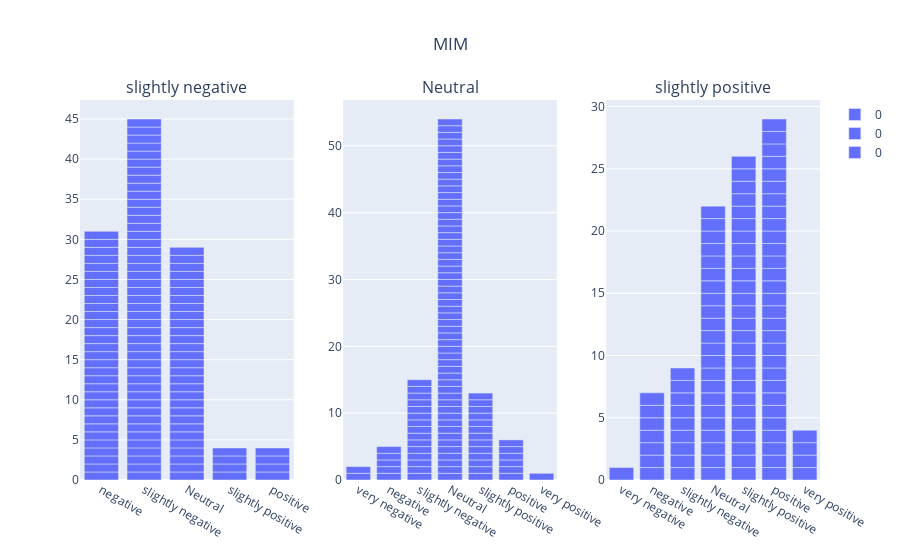

This figure's notebook cell:
### Code cell
fig3 = px.bar(df3)
fig4 = px.bar(df4)
fig5 = px.bar(df5)

fig3_traces = []
fig4_traces = []
fig5_traces = []

for trace in range(len(fig3["data"])):
    fig3_traces.append(fig3["data"][trace])
for trace in range(len(fig4["data"])):
    fig4_traces.append(fig4["data"][trace])
for trace in range(len(fig5["data"])):
    fig5_traces.append(fig5["data"][trace])

this_figure = sp.make_subplots(rows=1, cols=3, subplot_titles=("slightly negative", "Neutral", "slightly positive"))
for traces in fig3_traces:
    this_figure.append_trace(traces, row=1, col=1)
for traces in fig4_traces:
    this_figure.append_trace(traces, row=1, col=2)
for traces in fig5_traces:
    this_figure.append_trace(traces, row=1, col=3)

# this_figure.update_layout(height=600, width=1500, title_text="CMU-MOSI 7 Class Sentiment Intensity")
this_figure.update_layout(title_text='MIM', title_x=0.5)
this_figure.update_xaxes(categoryorder='array', categoryarray= order)
# this_figure.update_yaxes(range=[0,250])
this_figure.show()

### Figure 1 — Plotly figure (JSON) as saved in the notebook; plotly's stock layout.template omitted (floating-point values rounded to 4 significant figures)
{"data": [{"alignmentgroup": "True", "hovertemplate": "variable=0<br>value=%{x}<br>count=%{y}<extra></extra>", "legendgroup": "0", "marker": {"color": "#636efa", "pattern": {"shape": ""}}, "name": "0", "offsetgroup": "0", "orientation": "v", "showlegend": true, "textposition": "auto", "type": "bar", "x": ["slightly negative", "Neutral", "negative", "slightly positive", "negative", "Neutral", "Neutral", "positive", "negative", "slightly negative", "Neutral", "slightly negative", "slightly positive", "slightly negative", "negative", "slightly negative", "negative", "slightly negative", "Neutral", "slightly negative", "slightly negative", "negative", "Neutral", "slightly negative", "negative", "slightly negative", "Neutral", "negative", "negative", "slightly negative", "Neutral", "slightly positive", "slightly negative", "negative", "negative", "negative", "slightly negative", "slightly negative", "negative", "slightly negative", "positive", "negative", "negative", "slightly negative", "slightly negative", "slightly negative", "slightly negative", "slightly negative", "slightly negative", "Neutral", "slightly negative", "slightly negative", "slightly negative", "negative", "slightly negative", "Neutral", "slightly negative", "slightly negative", "positive", "Neutral", "slightly negative", "Neutral", "slightly negative", "slightly negative", "Neutral", "negative", "slightly negative", "slightly negative", "slightly negative", "Neutral", "Neutral", "negative", "slightly negative", "slightly negative", "Neutral", "slightly negative", "positive", "Neutral", "Neutral", "slightly negative", "Neutral", "Neutral", "slightly negative", "slightly negative", "negative", "slightly positive", "Neutral", "Neutral", "slightly negative", "negative", "slightly negative", "negative", "Neutral", "Neutral", "negative", "negative", "Neutral", "slightly negative", "negative", "Neutral", "Neutral", "negative", "slightly negative", "negative", "Neutral", "slightly negative", "negative", "negative", "slightly negative", "negative", "Neutral", "negative", "negative"], "xaxis": "x", "y": [1, 1, 1, 1, 1, 1, 1, 1, 1, 1, 1, 1, 1, 1, 1, 1, 1, 1, 1, 1, 1, 1, 1, 1, 1, 1, 1, 1, 1, 1, 1, 1, 1, 1, 1, 1, 1, 1, 1, 1, 1, 1, 1, 1, 1, 1, 1, 1, 1, 1, 1, 1, 1, 1, 1, 1, 1, 1, 1, 1, 1, 1, 1, 1, 1, 1, 1, 1, 1, 1, 1, 1, 1, 1, 1, 1, 1, 1, 1, 1, 1, 1, 1, 1, 1, 1, 1, 1, 1, 1, 1, 1, 1, 1, 1, 1, 1, 1, 1, 1, 1, 1, 1, 1, 1, 1, 1, 1, 1, 1, 1, 1, 1], "yaxis": "y"}, {"alignmentgroup": "True", "hovertemplate": "variable=0<br>value=%{x}<br>count=%{y}<extra></extra>", "legendgroup": "0", "marker": {"color": "#636efa", "pattern": {"shape": ""}}, "name": "0", "offsetgroup": "0", "orientation": "v", "showlegend": true, "textposition": "auto", "type": "bar", "x": ["slightly positive", "slightly positive", "Neutral", "Neutral", "Neutral", "Neutral", "slightly negative", "slightly negative", "Neutral", "slightly negative", "Neutral", "Neutral", "Neutral", "positive", "Neutral", "Neutral", "Neutral", "slightly negative", "Neutral", "Neutral", "Neutral", "very negative", "Neutral", "positive", "slightly negative", "negative", "Neutral", "Neutral", "slightly negative", "Neutral", "slightly negative", "Neutral", "Neutral", "Neutral", "Neutral", "slightly negative", "slightly positive", "Neutral", "Neutral", "Neutral", "slightly positive", "positive", "Neutral", "slightly positive", "Neutral", "negative", "slightly positive", "Neutral", "negative", "slightly positive", "very negative", "slightly negative", "slightly positive", "Neutral", "Neutral", "negative", "slightly positive", "negative", "Neutral", "Neutral", "positive", "Neutral", "Neutral", "Neutral", "Neutral", "Neutral", "Neutral", "slightly negative", "slightly positive", "positive", "Neutral", "slightly negative", "slightly positive", "slightly positive", "Neutral", "Neutral", "Neutral", "Neutral", "positive", "slightly positive", "very positive", "Neutral", "Neutral", "slightly negative", "Neutral", "Neutral", "Neutral", "Neutral", "Neutral", "slightly negative", "Neutral", "slightly negative", "slightly negative", "Neutral", "Neutral", "Neutral"], "xaxis": "x2", "y": [1, 1, 1, 1, 1, 1, 1, 1, 1, 1, 1, 1, 1, 1, 1, 1, 1, 1, 1, 1, 1, 1, 1, 1, 1, 1, 1, 1, 1, 1, 1, 1, 1, 1, 1, 1, 1, 1, 1, 1, 1, 1, 1, 1, 1, 1, 1, 1, 1, 1, 1, 1, 1, 1, 1, 1, 1, 1, 1, 1, 1, 1, 1, 1, 1, 1, 1, 1, 1, 1, 1, 1, 1, 1, 1, 1, 1, 1, 1, 1, 1, 1, 1, 1, 1, 1, 1, 1, 1, 1, 1, 1, 1, 1, 1, 1], "yaxis": "y2"}, {"alignmentgroup": "True", "hovertemplate": "variable=0<br>value=%{x}<br>count=%{y}<extra></extra>", "legendgroup": "0", "marker": {"color": "#636efa", "pattern": {"shape": ""}}, "name": "0", "offsetgroup": "0", "orientation": "v", "showlegend": true, "textposition": "auto", "type": "bar", "x": ["negative", "positive", "slightly positive", "slightly positive", "positive", "Neutral", "Neutral", "positive", "Neutral", "slightly negative", "positive", "positive", "Neutral", "slightly positive", "Neutral", "Neutral", "slightly negative", "slightly negative", "Neutral", "positive", "positive", "positive", "Neutral", "positive", "negative", "positive", "Neutral", "slightly positive", "positive", "Neutral", "Neutral", "slightly positive", "negative", "slightly positive", "slightly positive", "Neutral", "Neutral", "slightly positive", "slightly positive", "slightly positive", "positive", "Neutral", "positive", "slightly positive", "slightly positive", "very negative", "slightly positive", "slightly positive", "slightly positive", "positive", "positive", "very positive", "very positive", "positive", "negative", "positive", "positive", "positive", "positive", "Neutral", "slightly positive", "Neutral", "slightly positive", "slightly positive", "slightly positive", "positive", "very positive", "Neutral", "slightly positive", "positive", "slightly negative", "Neutral", "very positive", "negative", "positive", "slightly positive", "Neutral", "Neutral", "negative", "negative", "positive", "slightly negative", "slightly negative", "slightly negative", "Neutral", "Neutral", "positive", "positive", "slightly positive", "slightly positive", "positive", "slightly negative", "slightly negative", "slightly positive", "slightly positive", "slightly positive", "positive", "positive"], "xaxis": "x3", "y": [1, 1, 1, 1, 1, 1, 1, 1, 1, 1, 1, 1, 1, 1, 1, 1, 1, 1, 1, 1, 1, 1, 1, 1, 1, 1, 1, 1, 1, 1, 1, 1, 1, 1, 1, 1, 1, 1, 1, 1, 1, 1, 1, 1, 1, 1, 1, 1, 1, 1, 1, 1, 1, 1, 1, 1, 1, 1, 1, 1, 1, 1, 1, 1, 1, 1, 1, 1, 1, 1, 1, 1, 1, 1, 1, 1, 1, 1, 1, 1, 1, 1, 1, 1, 1, 1, 1, 1, 1, 1, 1, 1, 1, 1, 1, 1, 1, 1], "yaxis": "y3"}], "layout": {"annotations": [{"font": {"size": 16}, "showarrow": false, "text": "slightly negative", "x": 0.1444, "xanchor": "center", "xref": "paper", "y": 1, "yanchor": "bottom", "yref": "paper"}, {"font": {"size": 16}, "showarrow": false, "text": "Neutral", "x": 0.5, "xanchor": "center", "xref": "paper", "y": 1, "yanchor": "bottom", "yref": "paper"}, {"font": {"size": 16}, "showarrow": false, "text": "slightly positive", "x": 0.8556, "xanchor": "center", "xref": "paper", "y": 1, "yanchor": "bottom", "yref": "paper"}], "title": {"text": "MIM", "x": 0.5}, "xaxis": {"anchor": "y", "categoryarray": ["very negative", "negative", "slightly negative", "Neutral", "slightly positive", "positive", "very positive"], "categoryorder": "array", "domain": [0, 0.2889]}, "xaxis2": {"anchor": "y2", "categoryarray": ["very negative", "negative", "slightly negative", "Neutral", "slightly positive", "positive", "very positive"], "categoryorder": "array", "domain": [0.3556, 0.6444]}, "xaxis3": {"anchor": "y3", "categoryarray": ["very negative", "negative", "slightly negative", "Neutral", "slightly positive", "positive", "very positive"], "categoryorder": "array", "domain": [0.7111, 1]}, "yaxis": {"anchor": "x", "domain": [0, 1]}, "yaxis2": {"anchor": "x2", "domain": [0, 1]}, "yaxis3": {"anchor": "x3", "domain": [0, 1]}}}
